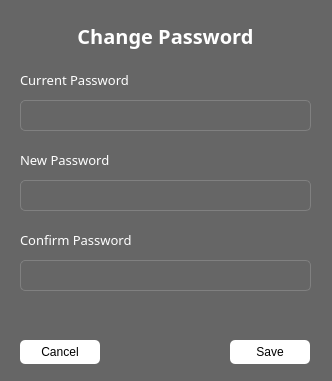
<?xml version="1.0" encoding="UTF-8"?>
<ui version="4.0">
 <class>changePassword</class>
 <widget class="QDialog" name="changePassword">
  <property name="geometry">
   <rect>
    <x>0</x>
    <y>0</y>
    <width>332</width>
    <height>381</height>
   </rect>
  </property>
  <property name="minimumSize">
   <size>
    <width>332</width>
    <height>381</height>
   </size>
  </property>
  <property name="maximumSize">
   <size>
    <width>332</width>
    <height>381</height>
   </size>
  </property>
  <property name="windowTitle">
   <string>Dialog</string>
  </property>
  <property name="styleSheet">
   <string notr="true">*{background:#666;color:white;}

QMessageBox{
	background:none;
	color:black;
}

QMessageBox QLabel{
	background:none;
	color:black;

}
QMessageBox QPushButton{
	color:black;
	background:white;
}
</string>
  </property>
  <widget class="QFrame" name="frame">
   <property name="geometry">
    <rect>
     <x>0</x>
     <y>0</y>
     <width>351</width>
     <height>401</height>
    </rect>
   </property>
   <property name="styleSheet">
    <string notr="true">background:none;
background-color: rgba(32, 32, 32,.9);
font-family:&quot;Poppins&quot;;
border-radius:5px;</string>
   </property>
   <property name="frameShape">
    <enum>QFrame::StyledPanel</enum>
   </property>
   <property name="frameShadow">
    <enum>QFrame::Raised</enum>
   </property>
   <widget class="QLabel" name="label">
    <property name="geometry">
     <rect>
      <x>0</x>
      <y>20</y>
      <width>331</width>
      <height>31</height>
     </rect>
    </property>
    <property name="font">
     <font>
      <family>Poppins</family>
      <pointsize>15</pointsize>
      <bold>true</bold>
     </font>
    </property>
    <property name="styleSheet">
     <string notr="true">background:none;
color:white;</string>
    </property>
    <property name="text">
     <string>Change Password</string>
    </property>
    <property name="alignment">
     <set>Qt::AlignCenter</set>
    </property>
   </widget>
   <widget class="QLabel" name="label_4">
    <property name="geometry">
     <rect>
      <x>20</x>
      <y>70</y>
      <width>291</width>
      <height>20</height>
     </rect>
    </property>
    <property name="font">
     <font>
      <family>Poppins</family>
      <pointsize>10</pointsize>
     </font>
    </property>
    <property name="styleSheet">
     <string notr="true">background:none;
color:white;</string>
    </property>
    <property name="text">
     <string>Current Password</string>
    </property>
   </widget>
   <widget class="QLineEdit" name="lineEdit">
    <property name="geometry">
     <rect>
      <x>20</x>
      <y>100</y>
      <width>291</width>
      <height>31</height>
     </rect>
    </property>
    <property name="styleSheet">
     <string notr="true">QLineEdit{
background:none;
background:transparent;
border:1px solid gray;
border-radius:5px;

}
QLineEdit:focus{
	border-color:#fff;
}</string>
    </property>
    <property name="text">
     <string/>
    </property>
    <property name="echoMode">
     <enum>QLineEdit::Password</enum>
    </property>
   </widget>
   <widget class="QPushButton" name="passwordView">
    <property name="geometry">
     <rect>
      <x>280</x>
      <y>100</y>
      <width>31</width>
      <height>31</height>
     </rect>
    </property>
    <property name="cursor">
     <cursorShape>PointingHandCursor</cursorShape>
    </property>
    <property name="styleSheet">
     <string notr="true">

background-color:none;
background-color:transparent;
border:none;
</string>
    </property>
    <property name="text">
     <string/>
    </property>
    <property name="icon">
     <iconset resource="Images.qrc">
      <normaloff>:/images/rsc/show_password.png</normaloff>
      <normalon>:/images/rsc/hide_password.png</normalon>:/images/rsc/show_password.png</iconset>
    </property>
   </widget>
   <widget class="QLabel" name="label_2">
    <property name="geometry">
     <rect>
      <x>20</x>
      <y>150</y>
      <width>291</width>
      <height>20</height>
     </rect>
    </property>
    <property name="font">
     <font>
      <family>Poppins</family>
      <pointsize>10</pointsize>
     </font>
    </property>
    <property name="styleSheet">
     <string notr="true">background:none;
color:white;</string>
    </property>
    <property name="text">
     <string>New Password</string>
    </property>
   </widget>
   <widget class="QLineEdit" name="lineEdit_2">
    <property name="geometry">
     <rect>
      <x>20</x>
      <y>180</y>
      <width>291</width>
      <height>31</height>
     </rect>
    </property>
    <property name="styleSheet">
     <string notr="true">QLineEdit{
background:none;
background:transparent;
border:1px solid gray;
border-radius:5px;

}
QLineEdit:focus{
	border-color:#fff;
}</string>
    </property>
    <property name="echoMode">
     <enum>QLineEdit::Password</enum>
    </property>
   </widget>
   <widget class="QPushButton" name="passwordView_2">
    <property name="geometry">
     <rect>
      <x>280</x>
      <y>180</y>
      <width>31</width>
      <height>31</height>
     </rect>
    </property>
    <property name="cursor">
     <cursorShape>PointingHandCursor</cursorShape>
    </property>
    <property name="styleSheet">
     <string notr="true">

background-color:none;
background-color:transparent;
border:none;
</string>
    </property>
    <property name="text">
     <string/>
    </property>
    <property name="icon">
     <iconset resource="Images.qrc">
      <normaloff>:/images/rsc/show_password.png</normaloff>
      <normalon>:/images/rsc/hide_password.png</normalon>:/images/rsc/show_password.png</iconset>
    </property>
   </widget>
   <widget class="QLabel" name="label_3">
    <property name="geometry">
     <rect>
      <x>20</x>
      <y>230</y>
      <width>281</width>
      <height>20</height>
     </rect>
    </property>
    <property name="font">
     <font>
      <family>Poppins</family>
      <pointsize>10</pointsize>
     </font>
    </property>
    <property name="styleSheet">
     <string notr="true">background:none;color:white;</string>
    </property>
    <property name="text">
     <string>Confirm Password</string>
    </property>
   </widget>
   <widget class="QLineEdit" name="lineEdit_3">
    <property name="geometry">
     <rect>
      <x>20</x>
      <y>260</y>
      <width>291</width>
      <height>31</height>
     </rect>
    </property>
    <property name="styleSheet">
     <string notr="true">QLineEdit{
background:none;
background:transparent;
border:1px solid gray;
border-radius:5px;

}
QLineEdit:focus{
	border-color:#fff;
}</string>
    </property>
    <property name="echoMode">
     <enum>QLineEdit::Password</enum>
    </property>
   </widget>
   <widget class="QPushButton" name="passwordView_3">
    <property name="geometry">
     <rect>
      <x>279</x>
      <y>260</y>
      <width>31</width>
      <height>31</height>
     </rect>
    </property>
    <property name="cursor">
     <cursorShape>PointingHandCursor</cursorShape>
    </property>
    <property name="styleSheet">
     <string notr="true">

background-color:none;
background-color:transparent;
border:none;
</string>
    </property>
    <property name="text">
     <string/>
    </property>
    <property name="icon">
     <iconset>
      <disabledoff>:/images/rsc/show_password.png</disabledoff>
      <disabledon>:/images/rsc/hide_password.png</disabledon>
     </iconset>
    </property>
   </widget>
   <widget class="QPushButton" name="pushButton">
    <property name="geometry">
     <rect>
      <x>230</x>
      <y>340</y>
      <width>80</width>
      <height>24</height>
     </rect>
    </property>
    <property name="cursor">
     <cursorShape>PointingHandCursor</cursorShape>
    </property>
    <property name="styleSheet">
     <string notr="true">QPushButton{
background:#fff;
border-radius:5px;
color:black;

}

QPushButton:hover {
    background-color: lightgray;
}

QPushButton:pressed {
    background-color: gray;

}</string>
    </property>
    <property name="text">
     <string>Save</string>
    </property>
   </widget>
   <widget class="QPushButton" name="pushButton_2">
    <property name="geometry">
     <rect>
      <x>20</x>
      <y>340</y>
      <width>80</width>
      <height>24</height>
     </rect>
    </property>
    <property name="cursor">
     <cursorShape>PointingHandCursor</cursorShape>
    </property>
    <property name="styleSheet">
     <string notr="true">QPushButton{
background:#fff;
border-radius:5px;
color:black;

}

QPushButton:hover {
    background-color: lightgray;
}

QPushButton:pressed {
    background-color: gray;

}</string>
    </property>
    <property name="text">
     <string>Cancel</string>
    </property>
   </widget>
  </widget>
 </widget>
 <resources>
  <include location="Images.qrc"/>
 </resources>
 <connections/>
</ui>
